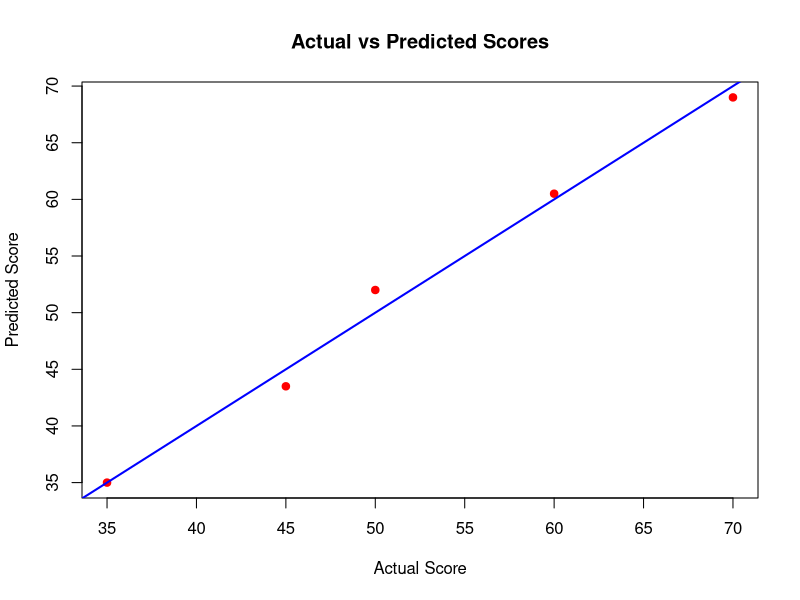
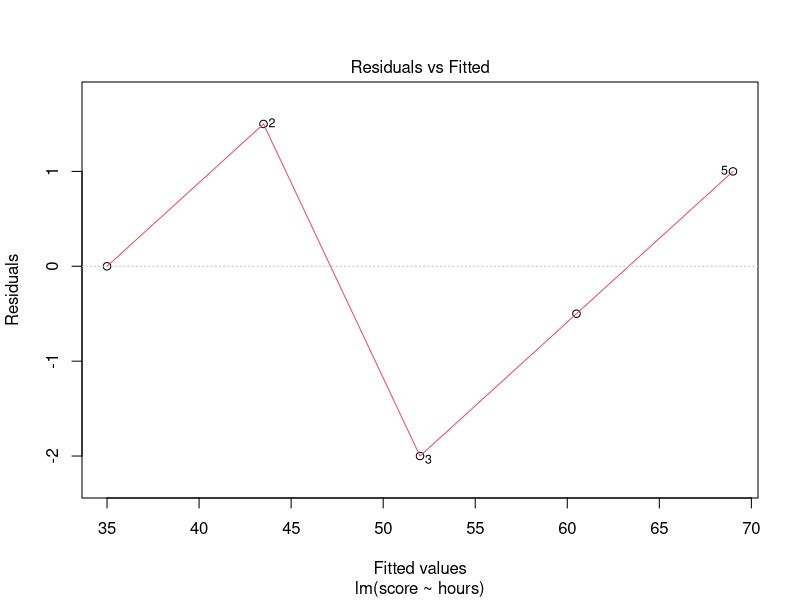

Reproduce these figures in R, in order.

# Name: Mokshasri Bellamkonda
# Roll No: 04
# Div: B

# EXPERIMENT NO. 9
# Evaluate and Interpret a Linear Regression Model Using R


# PART A: Create Dataset

# Student Study Hours
hours <- c(1, 2, 3, 4, 5)

# Student Exam Scores
score <- c(35, 45, 50, 60, 70)

# Display Dataset
print(hours)
print(score)


# PART B: Build Linear Regression Model

model <- lm(score ~ hours)

# Display Model
print(model)


# PART C: Display Model Summary

summary(model)


# PART D: Understand Regression Coefficients

# Display Regression Coefficients
coefficients(model)

# Display Intercept
intercept <- coef(model)[1]
print(intercept)

# Display Slope
slope <- coef(model)[2]
print(slope)

# Regression Equation
cat("Regression Equation: Score =",
    intercept, "+", slope, "* Hours\n")


# PART E: Calculate R-squared and Adjusted R-squared

model_summary <- summary(model)

# R-squared
r_squared <- model_summary$r.squared
print(r_squared)

# Adjusted R-squared
adjusted_r_squared <- model_summary$adj.r.squared
print(adjusted_r_squared)


# PART F: Calculate Predicted Values

predicted <- predict(model)

# Display Predicted Values
print(predicted)


# PART G: Calculate Residuals

residual_values <- residuals(model)

# Display Residuals
print(residual_values)


# PART H: Create Result Table

result <- data.frame(
  Actual = score,
  Predicted = predicted,
  Residual = residual_values
)

print(result)


# PART I: Actual vs Predicted Plot

plot(score, predicted,
     xlab = "Actual Score",
     ylab = "Predicted Score",
     main = "Actual vs Predicted Scores",
     col = "red",
     pch = 19)

abline(0, 1, col = "blue", lwd = 2)


# PART J: Residual Plot

plot(model, which = 1)


# PART K: Calculate Mean Squared Error (MSE)

mse <- mean((score - predicted)^2)

print(mse)


# PART L: Calculate Root Mean Squared Error (RMSE)

rmse <- sqrt(mse)

print(rmse)


# PART M: Display Final Evaluation Results

cat("\nLINEAR REGRESSION MODEL EVALUATION\n")

cat("Intercept:", intercept, "\n")

cat("Slope:", slope, "\n")

cat("R-squared:", r_squared, "\n")

cat("Adjusted R-squared:", adjusted_r_squared, "\n")

cat("Mean Squared Error:", mse, "\n")

cat("Root Mean Squared Error:", rmse, "\n")


# RESULT

cat("\nExperiment No. 9 Completed Successfully\n")
cat("Name: Mokshasri Bellamkonda\n")
cat("Roll No: 04\n")
cat("Division: B\n")
